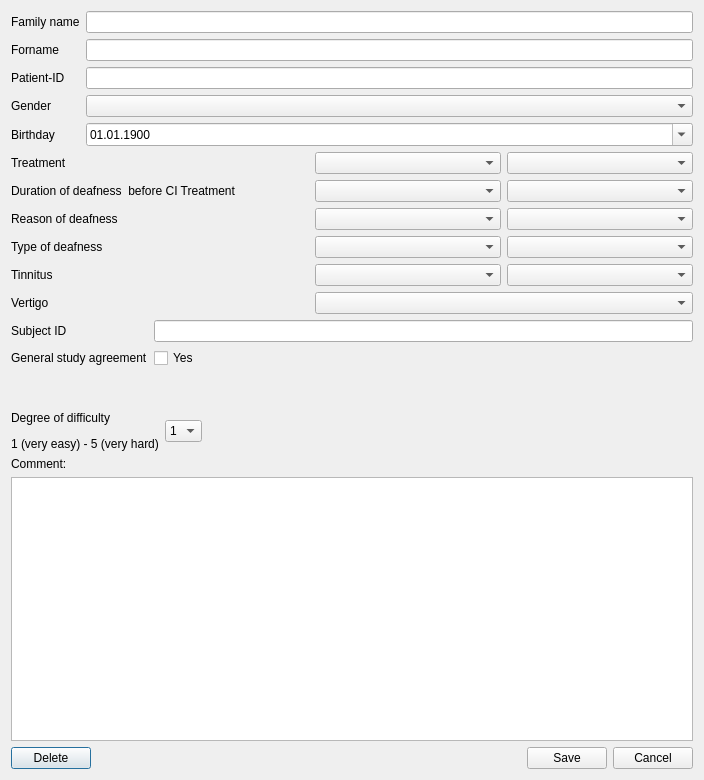
<?xml version="1.0" encoding="UTF-8"?>
<ui version="4.0">
 <class>UserDataDialog</class>
 <widget class="QDialog" name="UserDataDialog">
  <property name="geometry">
   <rect>
    <x>0</x>
    <y>0</y>
    <width>704</width>
    <height>780</height>
   </rect>
  </property>
  <property name="windowTitle">
   <string>User data</string>
  </property>
  <layout class="QVBoxLayout" name="verticalLayout_2">
   <item>
    <layout class="QHBoxLayout" name="personalData">
     <item>
      <layout class="QFormLayout" name="formLayout">
       <item row="0" column="0">
        <widget class="QLabel" name="lbLastname">
         <property name="text">
          <string>Family name</string>
         </property>
        </widget>
       </item>
       <item row="0" column="1">
        <widget class="QLineEdit" name="lastname"/>
       </item>
       <item row="2" column="0">
        <widget class="QLabel" name="lbForname">
         <property name="text">
          <string>Forname</string>
         </property>
        </widget>
       </item>
       <item row="2" column="1">
        <widget class="QLineEdit" name="forname"/>
       </item>
       <item row="4" column="0">
        <widget class="QLabel" name="lbPatientID">
         <property name="toolTip">
          <string extracomment="Patienten-ID as used in the patients records in the clinical setup"/>
         </property>
         <property name="statusTip">
          <string/>
         </property>
         <property name="text">
          <string>Patient-ID</string>
         </property>
        </widget>
       </item>
       <item row="4" column="1">
        <widget class="QLineEdit" name="patientID"/>
       </item>
       <item row="5" column="0">
        <widget class="QLabel" name="lbGender">
         <property name="toolTip">
          <string extracomment="Official forms of gender are &quot;Female&quot;, &quot;Male&quot; and &quot;Divers&quot;"/>
         </property>
         <property name="text">
          <string>Gender</string>
         </property>
        </widget>
       </item>
       <item row="5" column="1">
        <widget class="QComboBox" name="gender">
         <item>
          <property name="text">
           <string/>
          </property>
         </item>
         <item>
          <property name="text">
           <string>Female</string>
          </property>
         </item>
         <item>
          <property name="text">
           <string>Male</string>
          </property>
         </item>
         <item>
          <property name="text">
           <string>Diverse</string>
          </property>
         </item>
        </widget>
       </item>
       <item row="6" column="0">
        <widget class="QLabel" name="lbBirthday">
         <property name="toolTip">
          <string extracomment="Format of birthdate: [day.month.year/DD.MM.YYYY] Possible birthdates lie between 01.01.1900 and 01.01.2022"/>
         </property>
         <property name="text">
          <string>Birthday</string>
         </property>
        </widget>
       </item>
       <item row="6" column="1">
        <widget class="QDateEdit" name="birthday">
         <property name="maximumDate">
          <date>
           <year>2020</year>
           <month>12</month>
           <day>31</day>
          </date>
         </property>
         <property name="minimumDate">
          <date>
           <year>1900</year>
           <month>1</month>
           <day>1</day>
          </date>
         </property>
         <property name="displayFormat">
          <string>dd.MM.yyyy</string>
         </property>
         <property name="calendarPopup">
          <bool>true</bool>
         </property>
         <property name="date">
          <date>
           <year>1900</year>
           <month>1</month>
           <day>1</day>
          </date>
         </property>
        </widget>
       </item>
      </layout>
     </item>
    </layout>
   </item>
   <item>
    <layout class="QHBoxLayout" name="anamnese">
     <item>
      <layout class="QGridLayout" name="gridLayout">
       <item row="4" column="0">
        <widget class="QLabel" name="lbTinnitus">
         <property name="text">
          <string>Tinnitus</string>
         </property>
        </widget>
       </item>
       <item row="5" column="0">
        <widget class="QLabel" name="lbVertigo">
         <property name="text">
          <string>Vertigo</string>
         </property>
        </widget>
       </item>
       <item row="2" column="1">
        <layout class="QHBoxLayout" name="deafReason">
         <item>
          <widget class="QComboBox" name="left_deafReason">
           <item>
            <property name="text">
             <string/>
            </property>
           </item>
           <item>
            <property name="text">
             <string>Unknown</string>
            </property>
           </item>
           <item>
            <property name="text">
             <string>Meningitis</string>
            </property>
           </item>
           <item>
            <property name="text">
             <string>Sudden hearing loss</string>
            </property>
           </item>
           <item>
            <property name="text">
             <string>Genetical</string>
            </property>
           </item>
           <item>
            <property name="text">
             <string>Inner ear inflammation</string>
            </property>
           </item>
           <item>
            <property name="text">
             <string>Congenital</string>
            </property>
           </item>
          </widget>
         </item>
         <item>
          <widget class="QComboBox" name="right_deafReason">
           <item>
            <property name="text">
             <string/>
            </property>
           </item>
           <item>
            <property name="text">
             <string>Unknown</string>
            </property>
           </item>
           <item>
            <property name="text">
             <string>Meningitis</string>
            </property>
           </item>
           <item>
            <property name="text">
             <string>Sudden hearing loss</string>
            </property>
           </item>
           <item>
            <property name="text">
             <string>Genetical</string>
            </property>
           </item>
           <item>
            <property name="text">
             <string>Inner ear inflammation</string>
            </property>
           </item>
           <item>
            <property name="text">
             <string>Connate</string>
            </property>
           </item>
          </widget>
         </item>
        </layout>
       </item>
       <item row="1" column="0">
        <widget class="QLabel" name="lbDeafBeforeCI">
         <property name="text">
          <string>Duration of deafness  before CI Treatment</string>
         </property>
        </widget>
       </item>
       <item row="3" column="0">
        <widget class="QLabel" name="lbDeafeningProgress">
         <property name="text">
          <string>Type of deafness</string>
         </property>
        </widget>
       </item>
       <item row="2" column="0">
        <widget class="QLabel" name="lbDeafReason">
         <property name="text">
          <string>Reason of deafness</string>
         </property>
        </widget>
       </item>
       <item row="4" column="1">
        <layout class="QHBoxLayout" name="horizontalLayout">
         <item>
          <widget class="QComboBox" name="left_tinnitus">
           <item>
            <property name="text">
             <string/>
            </property>
           </item>
           <item>
            <property name="text">
             <string>Yes</string>
            </property>
           </item>
           <item>
            <property name="text">
             <string>No</string>
            </property>
           </item>
          </widget>
         </item>
         <item>
          <widget class="QComboBox" name="right_tinnitus">
           <item>
            <property name="text">
             <string/>
            </property>
           </item>
           <item>
            <property name="text">
             <string>Yes</string>
            </property>
           </item>
           <item>
            <property name="text">
             <string>No</string>
            </property>
           </item>
          </widget>
         </item>
        </layout>
       </item>
       <item row="1" column="1">
        <layout class="QHBoxLayout" name="deafBeforeCI">
         <item>
          <widget class="QComboBox" name="left_deafBeforeCI">
           <item>
            <property name="text">
             <string/>
            </property>
           </item>
           <item>
            <property name="text">
             <string>&lt; 1 year</string>
            </property>
           </item>
           <item>
            <property name="text">
             <string>1 to 4 years</string>
            </property>
           </item>
           <item>
            <property name="text">
             <string>5 to 10 years</string>
            </property>
           </item>
           <item>
            <property name="text">
             <string>11 to 20 years</string>
            </property>
           </item>
           <item>
            <property name="text">
             <string>21 to 30 years</string>
            </property>
           </item>
           <item>
            <property name="text">
             <string>&gt; 31 years</string>
            </property>
           </item>
          </widget>
         </item>
         <item>
          <widget class="QComboBox" name="right_deafBeforeCI">
           <item>
            <property name="text">
             <string/>
            </property>
           </item>
           <item>
            <property name="text">
             <string>&lt; 1 year</string>
            </property>
           </item>
           <item>
            <property name="text">
             <string>1 to 4 years</string>
            </property>
           </item>
           <item>
            <property name="text">
             <string>5 to 10 years</string>
            </property>
           </item>
           <item>
            <property name="text">
             <string>11 to 20 years</string>
            </property>
           </item>
           <item>
            <property name="text">
             <string>21 to 30 years</string>
            </property>
           </item>
           <item>
            <property name="text">
             <string>&gt; 31 years</string>
            </property>
           </item>
          </widget>
         </item>
        </layout>
       </item>
       <item row="3" column="1">
        <layout class="QHBoxLayout" name="horizontalLayout_10">
         <item>
          <widget class="QComboBox" name="left_deafeningProgress">
           <item>
            <property name="text">
             <string/>
            </property>
           </item>
           <item>
            <property name="text">
             <string>Progredient</string>
            </property>
           </item>
           <item>
            <property name="text">
             <string>Sudden</string>
            </property>
           </item>
          </widget>
         </item>
         <item>
          <widget class="QComboBox" name="right_deafeningProgress">
           <item>
            <property name="text">
             <string/>
            </property>
           </item>
           <item>
            <property name="text">
             <string>Progredient</string>
            </property>
           </item>
           <item>
            <property name="text">
             <string>Sudden</string>
            </property>
           </item>
          </widget>
         </item>
        </layout>
       </item>
       <item row="5" column="1">
        <widget class="QComboBox" name="vertigo">
         <item>
          <property name="text">
           <string/>
          </property>
         </item>
         <item>
          <property name="text">
           <string>Yes</string>
          </property>
         </item>
         <item>
          <property name="text">
           <string>No</string>
          </property>
         </item>
        </widget>
       </item>
       <item row="0" column="1">
        <layout class="QHBoxLayout" name="treatment">
         <item>
          <widget class="QComboBox" name="left_treatment">
           <item>
            <property name="text">
             <string/>
            </property>
           </item>
           <item>
            <property name="text">
             <string>Untreated</string>
            </property>
           </item>
           <item>
            <property name="text">
             <string>Hearing aid</string>
            </property>
           </item>
           <item>
            <property name="text">
             <string>Cochlear Implant</string>
            </property>
           </item>
           <item>
            <property name="text">
             <string>Bone conduction hearing aid</string>
            </property>
           </item>
           <item>
            <property name="text">
             <string>Middle ear implant</string>
            </property>
           </item>
          </widget>
         </item>
         <item>
          <widget class="QComboBox" name="right_treatment">
           <item>
            <property name="text">
             <string/>
            </property>
           </item>
           <item>
            <property name="text">
             <string>Untreated</string>
            </property>
           </item>
           <item>
            <property name="text">
             <string>Hearing aid</string>
            </property>
           </item>
           <item>
            <property name="text">
             <string>Cochlear Implant</string>
            </property>
           </item>
           <item>
            <property name="text">
             <string>Bone conduction hearing aid</string>
            </property>
           </item>
           <item>
            <property name="text">
             <string>Middle ear implant</string>
            </property>
           </item>
          </widget>
         </item>
        </layout>
       </item>
       <item row="0" column="0">
        <widget class="QLabel" name="lbTreatment">
         <property name="text">
          <string>Treatment</string>
         </property>
        </widget>
       </item>
      </layout>
     </item>
    </layout>
   </item>
   <item>
    <layout class="QGridLayout" name="gridLayout_2">
     <item row="1" column="1">
      <widget class="QLineEdit" name="subjectID"/>
     </item>
     <item row="1" column="0">
      <widget class="QLabel" name="lbSubjectId">
       <property name="toolTip">
        <string extracomment="Subject-ID if participant takes part in a study"/>
       </property>
       <property name="text">
        <string>Subject ID</string>
       </property>
      </widget>
     </item>
     <item row="2" column="0">
      <widget class="QLabel" name="lbStudyCheck">
       <property name="toolTip">
        <string extracomment="Checkmark if subject allows usage of data for studies"/>
       </property>
       <property name="text">
        <string>General study agreement</string>
       </property>
      </widget>
     </item>
     <item row="2" column="1">
      <widget class="QCheckBox" name="studyCheck">
       <property name="text">
        <string>Yes</string>
       </property>
      </widget>
     </item>
    </layout>
   </item>
   <item>
    <spacer name="verticalSpacer">
     <property name="orientation">
      <enum>Qt::Vertical</enum>
     </property>
     <property name="sizeType">
      <enum>QSizePolicy::Minimum</enum>
     </property>
     <property name="sizeHint" stdset="0">
      <size>
       <width>17</width>
       <height>37</height>
      </size>
     </property>
    </spacer>
   </item>
   <item>
    <layout class="QHBoxLayout" name="difficultyGrade">
     <item>
      <widget class="QLabel" name="lbDifficulty">
       <property name="text">
        <string>&lt;html&gt;&lt;head/&gt;&lt;body&gt;&lt;p&gt;Degree of difficulty &lt;/p&gt;&lt;p&gt;1 (very easy) - 5 (very hard)&lt;/p&gt;&lt;/body&gt;&lt;/html&gt;</string>
       </property>
      </widget>
     </item>
     <item>
      <widget class="QComboBox" name="difficulty">
       <property name="sizePolicy">
        <sizepolicy hsizetype="Minimum" vsizetype="Fixed">
         <horstretch>0</horstretch>
         <verstretch>0</verstretch>
        </sizepolicy>
       </property>
       <item>
        <property name="text">
         <string>1</string>
        </property>
       </item>
       <item>
        <property name="text">
         <string>2</string>
        </property>
       </item>
       <item>
        <property name="text">
         <string>3</string>
        </property>
       </item>
       <item>
        <property name="text">
         <string>4</string>
        </property>
       </item>
       <item>
        <property name="text">
         <string>5</string>
        </property>
       </item>
      </widget>
     </item>
     <item>
      <spacer name="horizontalSpacer_2">
       <property name="orientation">
        <enum>Qt::Horizontal</enum>
       </property>
       <property name="sizeHint" stdset="0">
        <size>
         <width>40</width>
         <height>20</height>
        </size>
       </property>
      </spacer>
     </item>
    </layout>
   </item>
   <item>
    <widget class="QLabel" name="lbComment">
     <property name="text">
      <string>Comment:</string>
     </property>
    </widget>
   </item>
   <item>
    <widget class="QTextEdit" name="comment"/>
   </item>
   <item>
    <layout class="QHBoxLayout" name="buttons">
     <property name="sizeConstraint">
      <enum>QLayout::SetDefaultConstraint</enum>
     </property>
     <item>
      <widget class="QPushButton" name="pbClear">
       <property name="text">
        <string>Delete</string>
       </property>
      </widget>
     </item>
     <item>
      <spacer name="horizontalSpacer">
       <property name="orientation">
        <enum>Qt::Horizontal</enum>
       </property>
       <property name="sizeHint" stdset="0">
        <size>
         <width>40</width>
         <height>20</height>
        </size>
       </property>
      </spacer>
     </item>
     <item>
      <widget class="QPushButton" name="pbSave">
       <property name="text">
        <string>Save</string>
       </property>
      </widget>
     </item>
     <item>
      <widget class="QPushButton" name="pbCancel">
       <property name="text">
        <string>Cancel</string>
       </property>
      </widget>
     </item>
    </layout>
   </item>
  </layout>
 </widget>
 <tabstops>
  <tabstop>lastname</tabstop>
  <tabstop>forname</tabstop>
  <tabstop>patientID</tabstop>
  <tabstop>birthday</tabstop>
  <tabstop>left_treatment</tabstop>
  <tabstop>left_deafBeforeCI</tabstop>
  <tabstop>left_deafReason</tabstop>
  <tabstop>left_deafeningProgress</tabstop>
  <tabstop>right_treatment</tabstop>
  <tabstop>right_deafBeforeCI</tabstop>
  <tabstop>right_deafReason</tabstop>
  <tabstop>right_deafeningProgress</tabstop>
  <tabstop>pbSave</tabstop>
  <tabstop>pbCancel</tabstop>
  <tabstop>comment</tabstop>
  <tabstop>pbClear</tabstop>
 </tabstops>
 <resources/>
 <connections/>
</ui>
